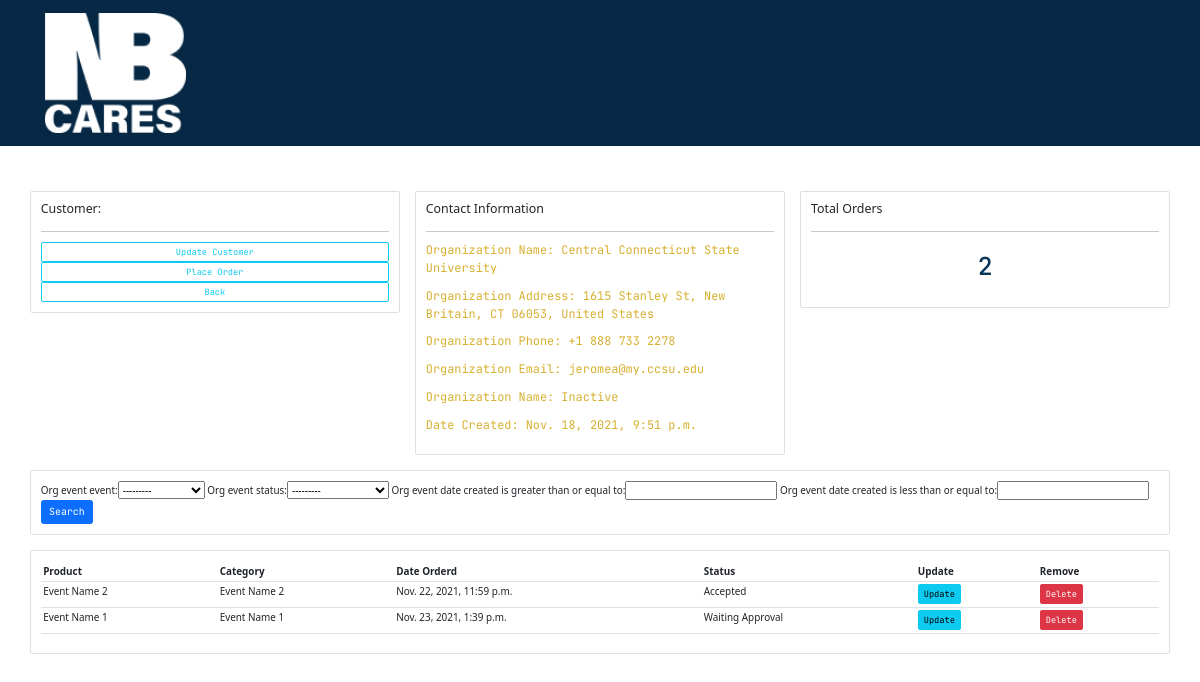
The page /admin-organization/1 (signed in) on the database its author committed.
### ProjectSite/models.py (models this page shows, shortened)
class Organization(models.Model):
    ORGANIZATION_STATUS = (
        ('Active', 'Active'),
        ('Inactive', 'Inactive'),
    )
    org_name = models.CharField(max_length=40, null=True, blank=False)
    org_address = models.CharField(max_length=60, null=True, blank=True)
    org_phone = models.CharField(max_length=20, null=True, blank=True)
    org_email = models.EmailField(null=True, blank=True)
    org_status = models.CharField(max_length=20, null=True, choices=ORGANIZATION_STATUS)
    org_date_created = models.DateTimeField(auto_now_add=True, null=True, blank=True)

class OrgEvent(models.Model):
    EVENT_STATUS = (
        ('Accepted', 'Accepted'),
        ('Waiting Approval', 'Waiting Approval'),
    )
    org_event_organization = models.ForeignKey(Organization, null=True, on_delete=models.SET_NULL)
    org_event_event = models.ForeignKey(Event, null=True, on_delete=models.SET_NULL)
    org_event_status = models.CharField(max_length=20, null=True, choices=EVENT_STATUS)
    org_event_date_created = models.DateTimeField(auto_now_add=True, null=True, blank=True)

class Event(models.Model):
    event_name = models.CharField(max_length=100, null=True, blank=False)
    event_sTime = models.DateTimeField(null=True, blank=False)
    event_eTime = models.DateTimeField(null=True, blank=False)
    event_description = models.CharField(max_length=400, null=True, blank=True)
    event_tag = models.ManyToManyField(Tag, blank=True)
    event_date_created = models.DateTimeField(auto_now_add=True, null=True, blank=True)
    def __str__(self):
        return self.event_name

### ProjectSite/decorators.py (the view)
        def wrapper_func(request, *args, **kwargs):
            group = None
            if request.user.groups.exists():
                group = request.user.groups.all()[0].name
            if group in allowed_roles:
                return view_func(request, *args, **kwargs)
            else:
                return HttpResponse('You are not authorized to view this page')

### ProjectSite/views.py (called while the page is built)
@login_required(login_url='login')
@allowed_users(allowed_roles='admin')
def view_admin_organzation(request, pk):
    org = Organization.objects.get(id=pk)
    orgevents = org.orgevent_set.all()
    orgevents_count = orgevents.count()
    OrganizationEventFilter = OrgEventFilter(request.GET, queryset=orgevents)
    orgevents = OrganizationEventFilter.qs
    context = {'org': org, 'orgevents': orgevents, 'orgevents_count': orgevents_count,
               'OrganizationEventFilter': OrganizationEventFilter}
    return render(request, 'ProjectSite/admin-organization.html', context)

### templates/ProjectSite/admin-organization.html (shortened to what this page needs)
{% extends 'ProjectSite/log-base.html' %}
{% load static %}
{% block body %}
<br>
<div class="row px-5">
	<div class="col-md">
		<div class="card card-body">
			<h5>Customer:</h5>
			<hr>
			<a class="btn btn-outline-info  btn-sm btn-block" href="">Update Customer</a>
			<a class="btn btn-outline-info  btn-sm btn-block" href="{% url 'create_events' org.id %}">Place Order</a>
            <a class="btn btn-outline-info  btn-sm btn-block" href="{% url 'admin_panel' %}">Back</a>
		</div>
	</div>
	<div class="col-md">
		<div class="card card-body">
			<h5>Contact Information</h5>
			<hr>
			<p style="font-size: 1.2rem">Organization Name: {{org.org_name}}</p>
			<p style="font-size: 1.2rem">Organization Address: {{org.org_address}}</p>
            <p style="font-size: 1.2rem">Organization Phone: {{org.org_phone}}</p>
            <p style="font-size: 1.2rem">Organization Email: {{org.org_email}}</p>
            <p style="font-size: 1.2rem">Organization Name: {{org.org_status}}</p>
            <p style="font-size: 1.2rem">Date Created: {{org.org_date_created}}</p>
		</div>
	</div>
	<div class="col-md">
		<div class="card card-body">
			<h5>Total Orders</h5>
			<hr>
			<h1 style="text-align: center;padding: 10px">{{orgevents_count}}</h1>
		</div>
	</div>
</div>
<br>
<div class="row px-5">
	<div class="col">
		<div class="card card-body">
			<form method="get">
            {{ OrganizationEventFilter.form }}
		    <button class="btn btn-primary" type="submit">Search</button>
		  </form>
		</div>
	</div>
</div>
<br>
<div class="row px-5">
	<div class="col-md">
		<div class="card card-body">
			<table class="table table-sm">
				<tr>
					<th>Product</th>
					<th>Category</th>
					<th>Date Orderd</th>
					<th>Status</th>
					<th>Update</th>
					<th>Remove</th>
				</tr>
				{% for orgevent in orgevents %}
				<tr>
					<td>{{orgevent.org_event_event}}</td>
					<td>{{orgevent.org_event_event}}</td>
					<td>{{orgevent.org_event_date_created}}</td>
					<td>{{orgevent.org_event_status}}</td>
					<td><a class="btn btn-sm btn-info" href="">Update</a></td>
					<td><a class="btn btn-sm btn-danger" href="">Delete</a></td>
				</tr>
				{% endfor %}
			</table>
		</div>
	</div>
</div>
{% endblock %}

### static/css/ProjectSite.css (style rules this page uses)
* { margin: 0; padding: 0; }
html { font-size: 62%; scroll-behavior: smooth; }
body { --main-color: #EFD466; --primary-color: #D7B030; --button-background: #FFF7B6; --primary-button-background: #093657; --background-color: #062844; }
h1,h2 { font-family: 'JetBrains Mono', monospace;color: var(--primary-button-background); }
p,button:hover { font-family: 'JetBrains Mono', monospace;color: var(--primary-color); }
button { font-family: 'JetBrains Mono', monospace;color: var(--primary-button-background); }
a,li { font-family: 'JetBrains Mono', monospace;color: var(--button-background); }
p { font-size: 2.5rem; line-height: 150%; font-style: normal; font-weight: normal; }
a { text-decoration: none;cursor: pointer; }

### rows shown on the page
Organization: org_name "Central Connecticut State University", org_address "1615 Stanley St, New Britain, CT 06053, United States", org_phone "+1 888 733 2278", org_email "jeromea@my.ccsu.edu", org_status "Inactive", org_date_created "Nov. 18, 2021, 9:51 p.m."
OrgEvent: org_event_event "Event Name 2", org_event_date_created "Nov. 22, 2021, 11:59 p.m.", org_event_status "Accepted"
OrgEvent: org_event_event "Event Name 1", org_event_date_created "Nov. 23, 2021, 1:39 p.m.", org_event_status "Waiting Approval"

### other values the page prints
{{ orgevents_count }} "2"
